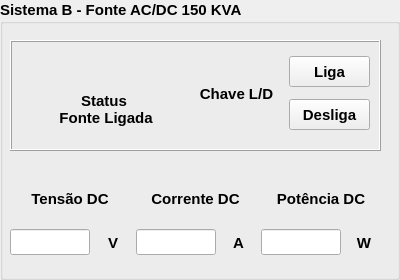
            <widget class="QGroupBox" name="groupBox_15">
             <property name="minimumSize">
              <size>
               <width>400</width>
               <height>280</height>
              </size>
             </property>
             <property name="maximumSize">
              <size>
               <width>480</width>
               <height>280</height>
              </size>
             </property>
             <property name="font">
              <font>
               <pointsize>11</pointsize>
               <weight>75</weight>
               <bold>true</bold>
               <kerning>true</kerning>
              </font>
             </property>
             <property name="layoutDirection">
              <enum>Qt::LeftToRight</enum>
             </property>
             <property name="autoFillBackground">
              <bool>false</bool>
             </property>
             <property name="title">
              <string>Sistema B - Fonte AC/DC 150 KVA</string>
             </property>
             <widget class="QFrame" name="frame_5">
              <property name="geometry">
               <rect>
                <x>10</x>
                <y>40</y>
                <width>371</width>
                <height>111</height>
               </rect>
              </property>
              <property name="minimumSize">
               <size>
                <width>0</width>
                <height>0</height>
               </size>
              </property>
              <property name="frameShape">
               <enum>QFrame::Box</enum>
              </property>
              <property name="frameShadow">
               <enum>QFrame::Raised</enum>
              </property>
              <widget class="QWidget" name="widget_10" native="true">
               <property name="geometry">
                <rect>
                 <x>180</x>
                 <y>10</y>
                 <width>180</width>
                 <height>88</height>
                </rect>
               </property>
               <property name="minimumSize">
                <size>
                 <width>180</width>
                 <height>88</height>
                </size>
               </property>
               <property name="maximumSize">
                <size>
                 <width>180</width>
                 <height>88</height>
                </size>
               </property>
               <layout class="QHBoxLayout" name="horizontalLayout_29">
                <item>
                 <widget class="PyDMLabel" name="PyDMLabel_44">
                  <property name="font">
                   <font>
                    <weight>75</weight>
                    <bold>true</bold>
                   </font>
                  </property>
                  <property name="toolTip">
                   <string/>
                  </property>
                  <property name="whatsThis">
                   <string/>
                  </property>
                  <property name="styleSheet">
                   <string notr="true"/>
                  </property>
                  <property name="text">
                   <string>Chave L/D</string>
                  </property>
                  <property name="alignment">
                   <set>Qt::AlignCenter</set>
                  </property>
                 </widget>
                </item>
                <item>
                 <layout class="QVBoxLayout" name="verticalLayout_37">
                  <item>
                   <widget class="PyDMPushButton" name="PyDMPushButton_19">
                    <property name="enabled">
                     <bool>true</bool>
                    </property>
                    <property name="minimumSize">
                     <size>
                      <width>81</width>
                      <height>31</height>
                     </size>
                    </property>
                    <property name="maximumSize">
                     <size>
                      <width>81</width>
                      <height>31</height>
                     </size>
                    </property>
                    <property name="font">
                     <font>
                      <weight>75</weight>
                      <bold>true</bold>
                     </font>
                    </property>
                    <property name="toolTip">
                     <string/>
                    </property>
                    <property name="whatsThis">
                     <string>
    Basic PushButton to send a fixed value.

    The PyDMPushButton is meant to hold a specific value, and send that value
    to a channel when it is clicked, much like the MessageButton does in EDM.
    The PyDMPushButton works in two different modes of operation, first, a
    fixed value can be given to the :attr:`.pressValue` attribute, whenever the
    button is clicked a signal containing this value will be sent to the
    connected channel. This is the default behavior of the button. However, if
    the :attr:`.relativeChange` is set to True, the fixed value will be added
    to the current value of the channel. This means that the button will
    increment a channel by a fixed amount with every click, a consistent
    relative move

    Parameters
    ----------
    pressValue : int, float, str
        Value to be sent when the button is clicked

    channel : str
        ID of channel to manipulate

    parent : QObject, optional
        Parent of PyDMPushButton

    label : str, optional
        String to place on button

    icon : QIcon, optional
        An Icon to display on the PyDMPushButton


    relative : bool, optional
        Choice to have the button peform a relative put, instead of always
        setting to an absolute value
    </string>
                    </property>
                    <property name="text">
                     <string>Liga</string>
                    </property>
                    <property name="checkable">
                     <bool>true</bool>
                    </property>
                   </widget>
                  </item>
                  <item>
                   <widget class="PyDMPushButton" name="PyDMPushButton_20">
                    <property name="enabled">
                     <bool>true</bool>
                    </property>
                    <property name="minimumSize">
                     <size>
                      <width>81</width>
                      <height>31</height>
                     </size>
                    </property>
                    <property name="maximumSize">
                     <size>
                      <width>81</width>
                      <height>31</height>
                     </size>
                    </property>
                    <property name="font">
                     <font>
                      <weight>75</weight>
                      <bold>true</bold>
                     </font>
                    </property>
                    <property name="toolTip">
                     <string/>
                    </property>
                    <property name="whatsThis">
                     <string>
    Basic PushButton to send a fixed value.

    The PyDMPushButton is meant to hold a specific value, and send that value
    to a channel when it is clicked, much like the MessageButton does in EDM.
    The PyDMPushButton works in two different modes of operation, first, a
    fixed value can be given to the :attr:`.pressValue` attribute, whenever the
    button is clicked a signal containing this value will be sent to the
    connected channel. This is the default behavior of the button. However, if
    the :attr:`.relativeChange` is set to True, the fixed value will be added
    to the current value of the channel. This means that the button will
    increment a channel by a fixed amount with every click, a consistent
    relative move

    Parameters
    ----------
    pressValue : int, float, str
        Value to be sent when the button is clicked

    channel : str
        ID of channel to manipulate

    parent : QObject, optional
        Parent of PyDMPushButton

    label : str, optional
        String to place on button

    icon : QIcon, optional
        An Icon to display on the PyDMPushButton


    relative : bool, optional
        Choice to have the button peform a relative put, instead of always
        setting to an absolute value
    </string>
                    </property>
                    <property name="text">
                     <string>Desliga</string>
                    </property>
                    <property name="checkable">
                     <bool>true</bool>
                    </property>
                   </widget>
                  </item>
                 </layout>
                </item>
               </layout>
              </widget>
              <widget class="QWidget" name="widget_11" native="true">
               <property name="geometry">
                <rect>
                 <x>10</x>
                 <y>40</y>
                 <width>141</width>
                 <height>59</height>
                </rect>
               </property>
               <property name="minimumSize">
                <size>
                 <width>141</width>
                 <height>59</height>
                </size>
               </property>
               <property name="maximumSize">
                <size>
                 <width>141</width>
                 <height>59</height>
                </size>
               </property>
               <layout class="QHBoxLayout" name="horizontalLayout_15">
                <item>
                 <widget class="PyDMLed" name="PyDMLed_10">
                  <property name="minimumSize">
                   <size>
                    <width>21</width>
                    <height>41</height>
                   </size>
                  </property>
                  <property name="maximumSize">
                   <size>
                    <width>21</width>
                    <height>41</height>
                   </size>
                  </property>
                  <property name="toolTip">
                   <string/>
                  </property>
                  <property name="whatsThis">
                   <string/>
                  </property>
                  <property name="onColour">
                   <enum>QLed::Green</enum>
                  </property>
                  <property name="offColour">
                   <enum>QLed::Red</enum>
                  </property>
                 </widget>
                </item>
                <item alignment="Qt::AlignVCenter">
                 <widget class="PyDMLabel" name="PyDMLabel_39">
                  <property name="font">
                   <font>
                    <weight>75</weight>
                    <bold>true</bold>
                   </font>
                  </property>
                  <property name="toolTip">
                   <string/>
                  </property>
                  <property name="whatsThis">
                   <string/>
                  </property>
                  <property name="text">
                   <string>Status
 Fonte Ligada</string>
                  </property>
                  <property name="alignment">
                   <set>Qt::AlignCenter</set>
                  </property>
                 </widget>
                </item>
               </layout>
              </widget>
             </widget>
             <widget class="QWidget" name="layoutWidget_2">
              <property name="geometry">
               <rect>
                <x>10</x>
                <y>180</y>
                <width>371</width>
                <height>81</height>
               </rect>
              </property>
              <layout class="QGridLayout" name="gridLayout_5">
               <item row="0" column="0">
                <widget class="PyDMLabel" name="PyDMLabel_82">
                 <property name="font">
                  <font>
                   <weight>75</weight>
                   <bold>true</bold>
                  </font>
                 </property>
                 <property name="toolTip">
                  <string/>
                 </property>
                 <property name="whatsThis">
                  <string/>
                 </property>
                 <property name="text">
                  <string>Tensão DC</string>
                 </property>
                 <property name="alignment">
                  <set>Qt::AlignCenter</set>
                 </property>
                </widget>
               </item>
               <item row="0" column="1">
                <widget class="PyDMLabel" name="PyDMLabel_83">
                 <property name="font">
                  <font>
                   <weight>75</weight>
                   <bold>true</bold>
                  </font>
                 </property>
                 <property name="toolTip">
                  <string/>
                 </property>
                 <property name="whatsThis">
                  <string/>
                 </property>
                 <property name="text">
                  <string>Corrente DC</string>
                 </property>
                 <property name="alignment">
                  <set>Qt::AlignCenter</set>
                 </property>
                </widget>
               </item>
               <item row="0" column="2">
                <widget class="PyDMLabel" name="PyDMLabel_84">
                 <property name="font">
                  <font>
                   <weight>75</weight>
                   <bold>true</bold>
                  </font>
                 </property>
                 <property name="toolTip">
                  <string/>
                 </property>
                 <property name="whatsThis">
                  <string/>
                 </property>
                 <property name="text">
                  <string>Potência DC</string>
                 </property>
                 <property name="alignment">
                  <set>Qt::AlignCenter</set>
                 </property>
                </widget>
               </item>
               <item row="1" column="0">
                <layout class="QHBoxLayout" name="horizontalLayout_19">
                 <item>
                  <widget class="PyDMLineEdit" name="PyDMLineEdit_35">
                   <property name="maximumSize">
                    <size>
                     <width>80</width>
                     <height>16777215</height>
                    </size>
                   </property>
                   <property name="toolTip">
                    <string/>
                   </property>
                   <property name="whatsThis">
                    <string>
    Writeable text field to send and display channel values
    </string>
                   </property>
                   <property name="readOnly">
                    <bool>true</bool>
                   </property>
                  </widget>
                 </item>
                 <item>
                  <widget class="PyDMLabel" name="PyDMLabel_85">
                   <property name="font">
                    <font>
                     <weight>75</weight>
                     <bold>true</bold>
                    </font>
                   </property>
                   <property name="toolTip">
                    <string/>
                   </property>
                   <property name="whatsThis">
                    <string/>
                   </property>
                   <property name="text">
                    <string>V</string>
                   </property>
                   <property name="alignment">
                    <set>Qt::AlignCenter</set>
                   </property>
                  </widget>
                 </item>
                </layout>
               </item>
               <item row="1" column="1">
                <layout class="QHBoxLayout" name="horizontalLayout_20">
                 <item>
                  <widget class="PyDMLineEdit" name="PyDMLineEdit_36">
                   <property name="maximumSize">
                    <size>
                     <width>80</width>
                     <height>16777215</height>
                    </size>
                   </property>
                   <property name="toolTip">
                    <string/>
                   </property>
                   <property name="whatsThis">
                    <string>
    Writeable text field to send and display channel values
    </string>
                   </property>
                   <property name="readOnly">
                    <bool>true</bool>
                   </property>
                  </widget>
                 </item>
                 <item>
                  <widget class="PyDMLabel" name="PyDMLabel_86">
                   <property name="font">
                    <font>
                     <weight>75</weight>
                     <bold>true</bold>
                    </font>
                   </property>
                   <property name="toolTip">
                    <string/>
                   </property>
                   <property name="whatsThis">
                    <string/>
                   </property>
                   <property name="text">
                    <string>A</string>
                   </property>
                   <property name="alignment">
                    <set>Qt::AlignCenter</set>
                   </property>
                  </widget>
                 </item>
                </layout>
               </item>
               <item row="1" column="2">
                <layout class="QHBoxLayout" name="horizontalLayout_21">
                 <item>
                  <widget class="PyDMLineEdit" name="PyDMLineEdit_37">
                   <property name="maximumSize">
                    <size>
                     <width>80</width>
                     <height>16777215</height>
                    </size>
                   </property>
                   <property name="toolTip">
                    <string/>
                   </property>
                   <property name="whatsThis">
                    <string>
    Writeable text field to send and display channel values
    </string>
                   </property>
                   <property name="readOnly">
                    <bool>true</bool>
                   </property>
                  </widget>
                 </item>
                 <item>
                  <widget class="PyDMLabel" name="PyDMLabel_87">
                   <property name="font">
                    <font>
                     <weight>75</weight>
                     <bold>true</bold>
                    </font>
                   </property>
                   <property name="toolTip">
                    <string/>
                   </property>
                   <property name="whatsThis">
                    <string/>
                   </property>
                   <property name="text">
                    <string>W</string>
                   </property>
                   <property name="alignment">
                    <set>Qt::AlignCenter</set>
                   </property>
                  </widget>
                 </item>
                </layout>
               </item>
              </layout>
             </widget>
            </widget>
